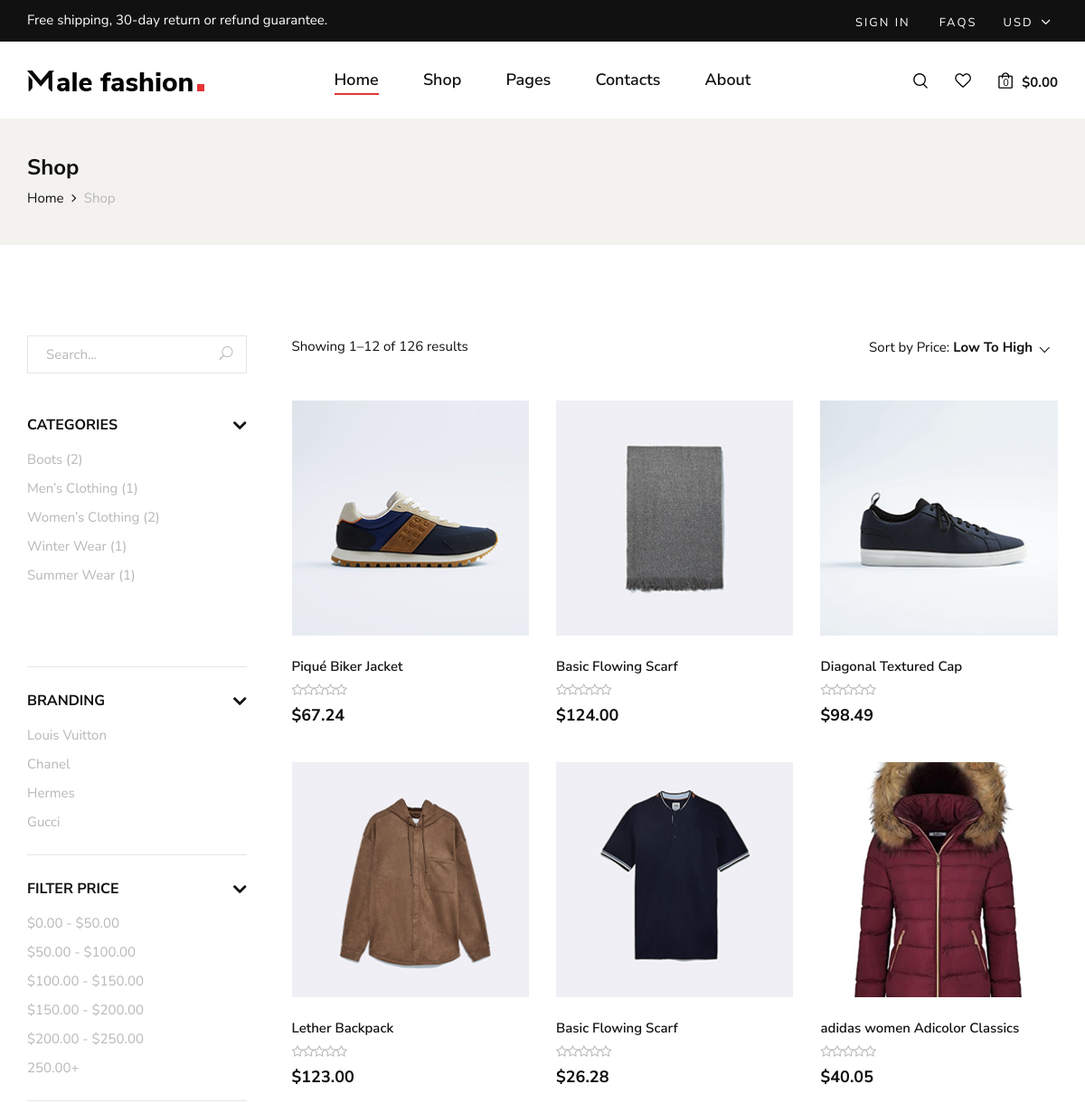
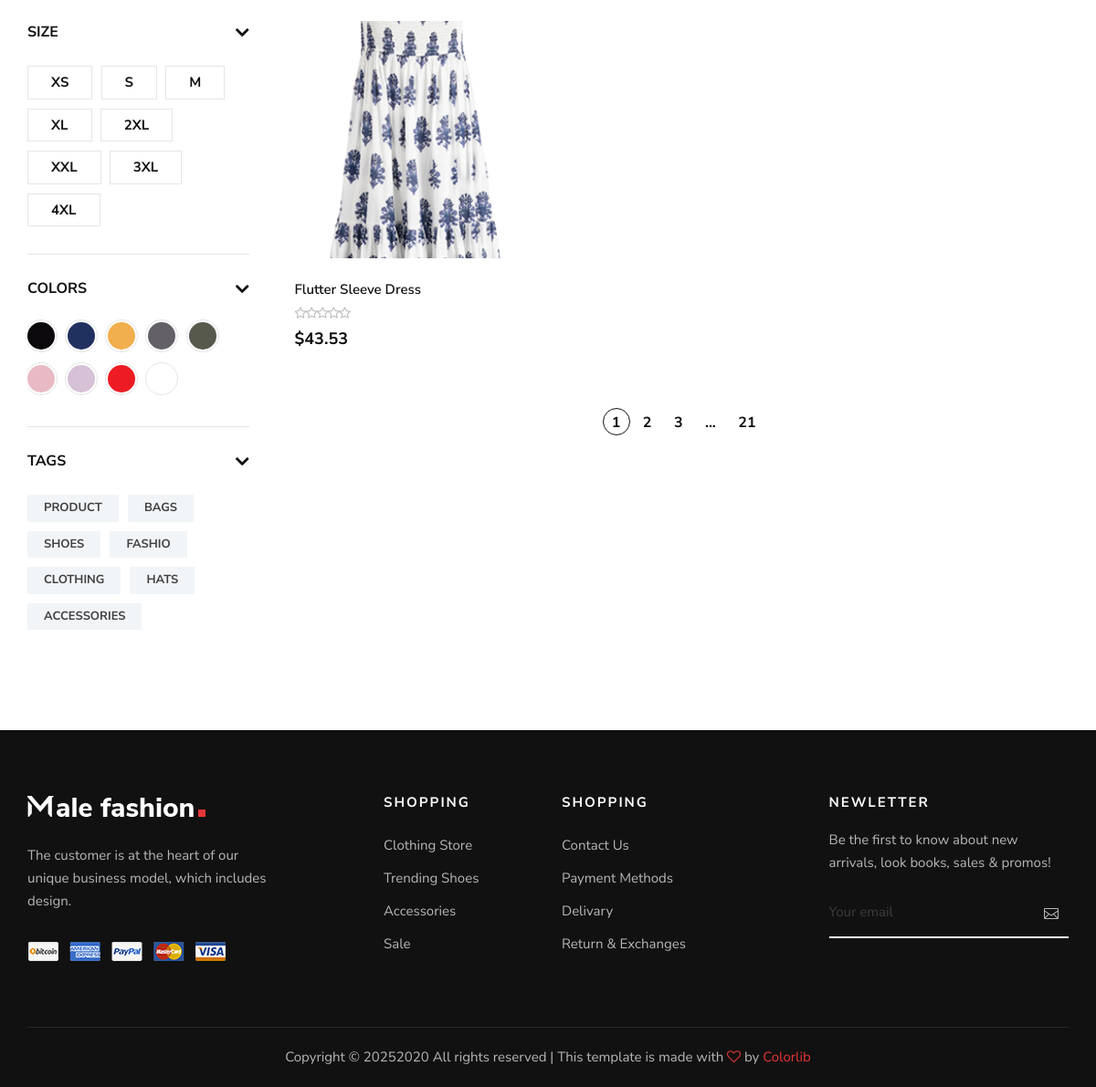
The app's page /shop/ with its own data (2 pictures, top to bottom).
### pages/models.py (models this page shows, shortened)
class Category(models.Model):
    name = models.CharField(max_length=100)
    description = models.TextField(blank=True, null=True)

class Product(models.Model):
    name = models.CharField(max_length=200)
    description = models.TextField()
    category = models.ForeignKey('Category', on_delete=models.CASCADE, related_name='products')
    price = models.DecimalField(max_digits=10, decimal_places=2)
    img_url = models.ImageField(upload_to='media/products/')
    created_at = models.DateTimeField(auto_now_add=True)
    updated_at = models.DateTimeField(auto_now=True)

### pages/views.py (the view)
# urls.py: path('shop/', shop, name='shop'),
def shop(request):
    products = Product.objects.all()
    categories = Category.objects.all()
    return render(request, 'shop.html', {'products': products, 'categories': categories})

### pages/templates/shop.html (shortened to what this page needs)
{% extends 'base.html' %}
{% load static %}
{% block content %}
    <section class="breadcrumb-option">
        <div class="container">
            <div class="row">
                <div class="col-lg-12">
                    <div class="breadcrumb__text">
                        <h4>Shop</h4>
                        <div class="breadcrumb__links">
                            <a href="{% url 'home' %}">Home</a>
                            <span>Shop</span>
                        </div>
                    </div>
                </div>
            </div>
        </div>
    </section>
    <section class="shop spad">
        <div class="container">
            <div class="row">
                <div class="col-lg-3">
                    <div class="shop__sidebar">
                        <div class="shop__sidebar__search">
                            <form action="#">
                                <input type="text" placeholder="Search...">
                                <button type="submit"><span class="icon_search"></span></button>
                            </form>
                        </div>
                        <div class="shop__sidebar__accordion">
                            <div class="accordion" id="accordionExample">
                                <div class="card">
                                    <div class="card-heading">
                                        <a data-toggle="collapse" data-target="#collapseOne">Categories</a>
                                    </div>
                                    <div id="collapseOne" class="collapse show" data-parent="#accordionExample">
                                        <div class="card-body">
                                            <div class="shop__sidebar__categories">
                                                <ul class="nice-scroll">
                                                    {% for category in categories %}
                                                    <li><a href="/shop/{{ category.id }}/">{{ category.name }} ({{ category.products.count }})</a></li>
                                                    {% endfor %}
                                                </ul>
                                            </div>
                                        </div>
                                    </div>
                                </div>
                                <div class="card">
                                    <div class="card-heading">
                                        <a data-toggle="collapse" data-target="#collapseTwo">Branding</a>
                                    </div>
                                    <div id="collapseTwo" class="collapse show" data-parent="#accordionExample">
                                        <div class="card-body">
                                            <div class="shop__sidebar__brand">
                                                <ul>
                                                    <li><a href="#">Louis Vuitton</a></li>
                                                    <li><a href="#">Chanel</a></li>
                                                    <li><a href="#">Hermes</a></li>
                                                    <li><a href="#">Gucci</a></li>
                                                </ul>
                                            </div>
                                        </div>
                                    </div>
                                </div>
                                <div class="card">
                                    <div class="card-heading">
                                        <a data-toggle="collapse" data-target="#collapseThree">Filter Price</a>
                                    </div>
                                    <div id="collapseThree" class="collapse show" data-parent="#accordionExample">
                                        <div class="card-body">
                                            <div class="shop__sidebar__price">
                                                <ul>
                                                    <li><a href="#">$0.00 - $50.00</a></li>
                                                    <li><a href="#">$50.00 - $100.00</a></li>
                                                    <li><a href="#">$100.00 - $150.00</a></li>
                                                    <li><a href="#">$150.00 - $200.00</a></li>
                                                    <li><a href="#">$200.00 - $250.00</a></li>
                                                    <li><a href="#">250.00+</a></li>
                                                </ul>
                                            </div>
                                        </div>
                                    </div>
                                </div>
                                <div class="card">
                                    <div class="card-heading">
                                        <a data-toggle="collapse" data-target="#collapseFour">Size</a>
                                    </div>
                                    <div id="collapseFour" class="collapse show" data-parent="#accordionExample">
                                        <div class="card-body">
                                            <div class="shop__sidebar__size">
                                                <label for="xs">xs
                                                </label>
                                                <label for="sm">s
                                                </label>
                                                <label for="md">m
                                                </label>
                                                <label for="xl">xl
                                                </label>
                                                <label for="2xl">2xl
                                                </label>
                                                <label for="xxl">xxl
                                                </label>
                                                <label for="3xl">3xl
                                                </label>
                                                <label for="4xl">4xl
                                                </label>
                                            </div>
                                        </div>
                                    </div>
                                </div>
                                <div class="card">
                                    <div class="card-heading">
                                        <a data-toggle="collapse" data-target="#collapseFive">Colors</a>
                                    </div>
                                    <div id="collapseFive" class="collapse show" data-parent="#accordionExample">
                                        <div class="card-body">
                                            <div class="shop__sidebar__color">
                                                <label class="c-1" for="sp-1">
                                                </label>
                                                <label class="c-2" for="sp-2">
                                                </label>
                                                <label class="c-3" for="sp-3">
                                                </label>
                                                <label class="c-4" for="sp-4">
                                                </label>
                                                <label class="c-5" for="sp-5">
                                                </label>
                                                <label class="c-6" for="sp-6">
                                                </label>
                                                <label class="c-7" for="sp-7">
                                                </label>
                                                <label class="c-8" for="sp-8">
                                                </label>
                                                <label class="c-9" for="sp-9">
                                                </label>
                                            </div>
                                        </div>
                                    </div>
                                </div>
                                <div class="card">
                                    <div class="card-heading">
                                        <a data-toggle="collapse" data-target="#collapseSix">Tags</a>
                                    </div>
                                    <div id="collapseSix" class="collapse show" data-parent="#accordionExample">
                                        <div class="card-body">
                                            <div class="shop__sidebar__tags">
                                                <a href="#">Product</a>
                                                <a href="#">Bags</a>
                                                <a href="#">Shoes</a>
                                                <a href="#">Fashio</a>
                                                <a href="#">Clothing</a>
                                                <a href="#">Hats</a>
                                                <a href="#">Accessories</a>
                                            </div>
                                        </div>
                                    </div>
                                </div>
                            </div>
                        </div>
                    </div>
                </div>
                <div class="col-lg-9">
                    <div class="shop__product__option">
                        <div class="row">
                            <div class="col-lg-6 col-md-6 col-sm-6">
                                <div class="shop__product__option__left">
                                    <p>Showing 1–12 of 126 results</p>
                                </div>
                            </div>
                            <div class="col-lg-6 col-md-6 col-sm-6">
                                <div class="shop__product__option__right">
                                    <p>Sort by Price:</p>
                                </div>
                            </div>
                        </div>
                    </div>
                    <div class="row">
                        {% for product in products %}
                        <div class="col-lg-4 col-md-6 col-sm-6">
                          {% include "components/product_card.html" with product=product %}
                        </div>
                        {% endfor %}
                    </div>
                    <div class="row">
                        <div class="col-lg-12">
                            <div class="product__pagination">
                                <a class="active" href="#">1</a>
                                <a href="#">2</a>
                                <a href="#">3</a>
                                <span>...</span>
                                <a href="#">21</a>
                            </div>
                        </div>
                    </div>
                </div>
            </div>
        </div>
    </section>
{% endblock %}

### pages/templates/components/product_card.html (shortened to what this page needs)
  {% load static %}
  <div class="product__item">
        <div class="product__item__pic set-bg" data-setbg="{{ product.img_url.url }}">
        </div>
        <div class="product__item__text">
            <h6>{{ product.name }}</h6>
            <div class="rating">
                <i class="fa fa-star-o"></i>
                <i class="fa fa-star-o"></i>
                <i class="fa fa-star-o"></i>
                <i class="fa fa-star-o"></i>
                <i class="fa fa-star-o"></i>
            </div>
            <h5>${{ product.price }}</h5>
        </div>
    </div>

### records on screen
Category: name "Boots", products.count "2"
Category: name "Men’s Clothing", products.count "1"
Category: name "Women’s Clothing", products.count "2"
Category: name "Winter Wear", products.count "1"
Category: name "Summer Wear", products.count "1"
Product: shows a picture, name "Piqué Biker Jacket", price "67.24"
Product: shows a picture, name "Basic Flowing Scarf", price "124.00"
Product: shows a picture, name "Diagonal Textured Cap", price "98.49"
Product: shows a picture, name "Lether Backpack", price "123.00"
Product: shows a picture, name "Basic Flowing Scarf", price "26.28"
Product: shows a picture, name "adidas women Adicolor Classics", price "40.05"
Product: shows a picture, name "Flutter Sleeve Dress", price "43.53"
